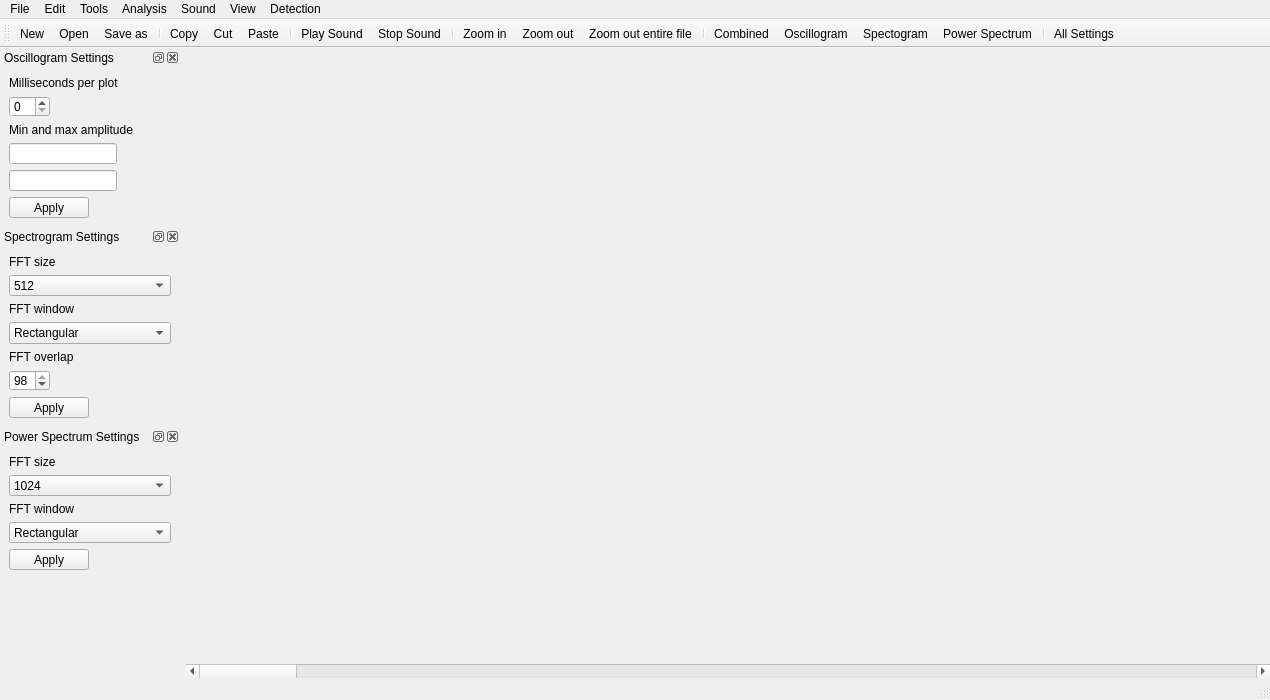
<?xml version="1.0" encoding="UTF-8"?>
<ui version="4.0">
 <class>DuettoMainWindow</class>
 <widget class="QMainWindow" name="DuettoMainWindow">
  <property name="windowModality">
   <enum>Qt::ApplicationModal</enum>
  </property>
  <property name="geometry">
   <rect>
    <x>0</x>
    <y>0</y>
    <width>1270</width>
    <height>700</height>
   </rect>
  </property>
  <property name="sizePolicy">
   <sizepolicy hsizetype="Expanding" vsizetype="Expanding">
    <horstretch>0</horstretch>
    <verstretch>0</verstretch>
   </sizepolicy>
  </property>
  <property name="maximumSize">
   <size>
    <width>1270</width>
    <height>760</height>
   </size>
  </property>
  <property name="windowTitle">
   <string>BatSound</string>
  </property>
  <widget class="QWidget" name="centralwidget">
   <layout class="QVBoxLayout" name="verticalLayout_2">
    <property name="spacing">
     <number>0</number>
    </property>
    <property name="sizeConstraint">
     <enum>QLayout::SetDefaultConstraint</enum>
    </property>
    <property name="margin">
     <number>0</number>
    </property>
    <item>
     <widget class="QSignalVisualizerWidget" name="widget" native="true">
      <property name="sizePolicy">
       <sizepolicy hsizetype="Expanding" vsizetype="Expanding">
        <horstretch>0</horstretch>
        <verstretch>0</verstretch>
       </sizepolicy>
      </property>
      <property name="contextMenuPolicy">
       <enum>Qt::ActionsContextMenu</enum>
      </property>
      <property name="autoFillBackground">
       <bool>true</bool>
      </property>
     </widget>
    </item>
    <item>
     <widget class="QScrollBar" name="horizontalScrollBar">
      <property name="orientation">
       <enum>Qt::Horizontal</enum>
      </property>
     </widget>
    </item>
   </layout>
  </widget>
  <widget class="QMenuBar" name="menubar">
   <property name="geometry">
    <rect>
     <x>0</x>
     <y>0</y>
     <width>1270</width>
     <height>22</height>
    </rect>
   </property>
   <widget class="QMenu" name="menuFile">
    <property name="title">
     <string>File</string>
    </property>
    <addaction name="actionNew"/>
    <addaction name="actionOpen"/>
    <addaction name="actionSave"/>
    <addaction name="actionExit"/>
   </widget>
   <widget class="QMenu" name="menuTools">
    <property name="title">
     <string>Tools</string>
    </property>
    <addaction name="actionZoomIn"/>
    <addaction name="actionZoom_out"/>
    <addaction name="actionZoom_out_entire_file"/>
   </widget>
   <widget class="QMenu" name="menuEdit">
    <property name="title">
     <string>Edit</string>
    </property>
    <widget class="QMenu" name="menuGenerate">
     <property name="title">
      <string>Generate</string>
     </property>
     <addaction name="actionGenerate_White_Noise"/>
    </widget>
    <addaction name="actionCopy"/>
    <addaction name="actionPaste"/>
    <addaction name="actionCut"/>
    <addaction name="separator"/>
    <addaction name="actionSelect_all"/>
    <addaction name="separator"/>
    <addaction name="action_Reverse"/>
    <addaction name="actionInsert_Silence"/>
    <addaction name="actionSilence"/>
    <addaction name="separator"/>
    <addaction name="actionFilter"/>
    <addaction name="actionSmart_Scale"/>
    <addaction name="actionNormalize"/>
    <addaction name="actionResampling"/>
    <addaction name="separator"/>
    <addaction name="menuGenerate"/>
   </widget>
   <widget class="QMenu" name="menuView">
    <property name="title">
     <string>Analysis</string>
    </property>
    <addaction name="actionOscilogram"/>
    <addaction name="actionSpectogram"/>
    <addaction name="actionCombined"/>
    <addaction name="actionPower_Spectrum"/>
    <addaction name="actionEnvelope"/>
    <addaction name="separator"/>
    <addaction name="actionOscillogram_Settings"/>
    <addaction name="actionSpectogram_Settings"/>
    <addaction name="actionPower_Spectrum_Settings"/>
    <addaction name="actionAll_Settings"/>
   </widget>
   <widget class="QMenu" name="menuSound">
    <property name="title">
     <string>Sound</string>
    </property>
    <addaction name="actionPlay_Sound"/>
    <addaction name="actionStop_Sound"/>
    <addaction name="actionPause_Sound"/>
    <addaction name="actionRecord"/>
   </widget>
   <widget class="QMenu" name="menuView_2">
    <property name="title">
     <string>View</string>
    </property>
    <addaction name="actionHighest_instant_frequency"/>
    <addaction name="actionClear_Spectogram"/>
   </widget>
   <widget class="QMenu" name="menuDetection">
    <property name="title">
     <string>Detection</string>
    </property>
    <addaction name="actionOsilogram_Detector"/>
    <addaction name="actionSpectrogram_Detector"/>
   </widget>
   <addaction name="menuFile"/>
   <addaction name="menuEdit"/>
   <addaction name="menuTools"/>
   <addaction name="menuView"/>
   <addaction name="menuSound"/>
   <addaction name="menuView_2"/>
   <addaction name="menuDetection"/>
  </widget>
  <widget class="QStatusBar" name="statusbar"/>
  <widget class="QDockWidget" name="dock_osc_settings">
   <property name="sizePolicy">
    <sizepolicy hsizetype="Expanding" vsizetype="Expanding">
     <horstretch>0</horstretch>
     <verstretch>0</verstretch>
    </sizepolicy>
   </property>
   <property name="minimumSize">
    <size>
     <width>180</width>
     <height>179</height>
    </size>
   </property>
   <property name="maximumSize">
    <size>
     <width>180</width>
     <height>179</height>
    </size>
   </property>
   <property name="floating">
    <bool>true</bool>
   </property>
   <property name="features">
    <set>QDockWidget::AllDockWidgetFeatures</set>
   </property>
   <property name="windowTitle">
    <string>Oscillogram Settings</string>
   </property>
   <attribute name="dockWidgetArea">
    <number>1</number>
   </attribute>
   <widget class="QWidget" name="osc_settings_contents">
    <layout class="QFormLayout" name="formLayout">
     <property name="fieldGrowthPolicy">
      <enum>QFormLayout::AllNonFixedFieldsGrow</enum>
     </property>
     <item row="0" column="0">
      <widget class="QLabel" name="label_2">
       <property name="text">
        <string>Milliseconds per plot</string>
       </property>
      </widget>
     </item>
     <item row="1" column="0">
      <widget class="QSpinBox" name="spinBox"/>
     </item>
     <item row="2" column="0">
      <widget class="QLabel" name="label">
       <property name="text">
        <string>Min and max amplitude</string>
       </property>
      </widget>
     </item>
     <item row="3" column="0">
      <widget class="QLineEdit" name="min_amp_tbx"/>
     </item>
     <item row="4" column="0">
      <widget class="QLineEdit" name="max_amp_tbx"/>
     </item>
     <item row="5" column="0">
      <widget class="QPushButton" name="btnosc_apply">
       <property name="text">
        <string>Apply</string>
       </property>
      </widget>
     </item>
    </layout>
   </widget>
  </widget>
  <widget class="QDockWidget" name="dock_spec_settings">
   <property name="sizePolicy">
    <sizepolicy hsizetype="Expanding" vsizetype="Expanding">
     <horstretch>0</horstretch>
     <verstretch>0</verstretch>
    </sizepolicy>
   </property>
   <property name="minimumSize">
    <size>
     <width>180</width>
     <height>200</height>
    </size>
   </property>
   <property name="maximumSize">
    <size>
     <width>180</width>
     <height>200</height>
    </size>
   </property>
   <property name="floating">
    <bool>true</bool>
   </property>
   <property name="features">
    <set>QDockWidget::AllDockWidgetFeatures</set>
   </property>
   <property name="windowTitle">
    <string>Spectrogram Settings</string>
   </property>
   <attribute name="dockWidgetArea">
    <number>1</number>
   </attribute>
   <widget class="QWidget" name="spec_settings_contents">
    <layout class="QFormLayout" name="formLayout_2">
     <property name="fieldGrowthPolicy">
      <enum>QFormLayout::AllNonFixedFieldsGrow</enum>
     </property>
     <item row="0" column="0">
      <widget class="QLabel" name="label_3">
       <property name="text">
        <string>FFT size</string>
       </property>
      </widget>
     </item>
     <item row="1" column="0" colspan="2">
      <widget class="QComboBox" name="cbx_fftsize">
       <property name="contextMenuPolicy">
        <enum>Qt::CustomContextMenu</enum>
       </property>
       <property name="currentIndex">
        <number>3</number>
       </property>
       <property name="insertPolicy">
        <enum>QComboBox::InsertAfterCurrent</enum>
       </property>
       <property name="minimumContentsLength">
        <number>5</number>
       </property>
       <property name="modelColumn">
        <number>0</number>
       </property>
       <item>
        <property name="text">
         <string>Automatic</string>
        </property>
       </item>
       <item>
        <property name="text">
         <string>2048</string>
        </property>
       </item>
       <item>
        <property name="text">
         <string>1024</string>
        </property>
       </item>
       <item>
        <property name="text">
         <string>512</string>
        </property>
       </item>
       <item>
        <property name="text">
         <string>256</string>
        </property>
       </item>
      </widget>
     </item>
     <item row="2" column="0">
      <widget class="QLabel" name="label_4">
       <property name="text">
        <string>FFT window</string>
       </property>
      </widget>
     </item>
     <item row="3" column="0" colspan="2">
      <widget class="QComboBox" name="cbx_fftwindow">
       <property name="contextMenuPolicy">
        <enum>Qt::CustomContextMenu</enum>
       </property>
       <property name="minimumContentsLength">
        <number>0</number>
       </property>
       <item>
        <property name="text">
         <string>Rectangular</string>
        </property>
       </item>
       <item>
        <property name="text">
         <string>Hanning</string>
        </property>
       </item>
       <item>
        <property name="text">
         <string>Hamming</string>
        </property>
       </item>
      </widget>
     </item>
     <item row="4" column="0">
      <widget class="QLabel" name="label_5">
       <property name="text">
        <string>FFT overlap</string>
       </property>
      </widget>
     </item>
     <item row="5" column="0">
      <widget class="QSpinBox" name="sbx_fftoverlap">
       <property name="maximum">
        <number>98</number>
       </property>
       <property name="value">
        <number>98</number>
       </property>
      </widget>
     </item>
     <item row="6" column="0">
      <widget class="QPushButton" name="btnspec_apply">
       <property name="text">
        <string>Apply</string>
       </property>
      </widget>
     </item>
    </layout>
   </widget>
  </widget>
  <widget class="QToolBar" name="toolBar">
   <property name="windowTitle">
    <string>toolBar</string>
   </property>
   <attribute name="toolBarArea">
    <enum>TopToolBarArea</enum>
   </attribute>
   <attribute name="toolBarBreak">
    <bool>false</bool>
   </attribute>
   <addaction name="actionNew"/>
   <addaction name="actionOpen"/>
   <addaction name="actionSave"/>
   <addaction name="separator"/>
   <addaction name="actionCopy"/>
   <addaction name="actionCut"/>
   <addaction name="actionPaste"/>
   <addaction name="separator"/>
   <addaction name="actionPlay_Sound"/>
   <addaction name="actionStop_Sound"/>
   <addaction name="separator"/>
   <addaction name="actionZoomIn"/>
   <addaction name="actionZoom_out"/>
   <addaction name="actionZoom_out_entire_file"/>
   <addaction name="separator"/>
   <addaction name="actionCombined"/>
   <addaction name="actionOscilogram"/>
   <addaction name="actionSpectogram"/>
   <addaction name="actionPower_Spectrum"/>
   <addaction name="separator"/>
   <addaction name="actionAll_Settings"/>
  </widget>
  <widget class="QDockWidget" name="dock_powspec_settings">
   <property name="minimumSize">
    <size>
     <width>180</width>
     <height>153</height>
    </size>
   </property>
   <property name="maximumSize">
    <size>
     <width>180</width>
     <height>153</height>
    </size>
   </property>
   <property name="floating">
    <bool>false</bool>
   </property>
   <property name="windowTitle">
    <string>Power Spectrum Settings</string>
   </property>
   <attribute name="dockWidgetArea">
    <number>1</number>
   </attribute>
   <widget class="QWidget" name="dockWidgetContents">
    <layout class="QFormLayout" name="formLayout_3">
     <item row="0" column="0">
      <widget class="QLabel" name="label_6">
       <property name="text">
        <string>FFT size</string>
       </property>
      </widget>
     </item>
     <item row="1" column="0" colspan="2">
      <widget class="QComboBox" name="cbx_fftsize_pow">
       <property name="contextMenuPolicy">
        <enum>Qt::CustomContextMenu</enum>
       </property>
       <property name="currentIndex">
        <number>4</number>
       </property>
       <property name="insertPolicy">
        <enum>QComboBox::InsertAfterCurrent</enum>
       </property>
       <property name="minimumContentsLength">
        <number>5</number>
       </property>
       <property name="modelColumn">
        <number>0</number>
       </property>
       <item>
        <property name="text">
         <string>16384</string>
        </property>
       </item>
       <item>
        <property name="text">
         <string>8192</string>
        </property>
       </item>
       <item>
        <property name="text">
         <string>4096</string>
        </property>
       </item>
       <item>
        <property name="text">
         <string>2048</string>
        </property>
       </item>
       <item>
        <property name="text">
         <string>1024</string>
        </property>
       </item>
       <item>
        <property name="text">
         <string>512</string>
        </property>
       </item>
       <item>
        <property name="text">
         <string>256</string>
        </property>
       </item>
       <item>
        <property name="text">
         <string>128</string>
        </property>
       </item>
       <item>
        <property name="text">
         <string>64</string>
        </property>
       </item>
       <item>
        <property name="text">
         <string>32</string>
        </property>
       </item>
       <item>
        <property name="text">
         <string>16</string>
        </property>
       </item>
      </widget>
     </item>
     <item row="2" column="0">
      <widget class="QLabel" name="label_7">
       <property name="text">
        <string>FFT window</string>
       </property>
      </widget>
     </item>
     <item row="3" column="0" colspan="2">
      <widget class="QComboBox" name="cbx_fftwindow_pow">
       <property name="contextMenuPolicy">
        <enum>Qt::CustomContextMenu</enum>
       </property>
       <property name="minimumContentsLength">
        <number>0</number>
       </property>
       <item>
        <property name="text">
         <string>Rectangular</string>
        </property>
       </item>
       <item>
        <property name="text">
         <string>Hanning</string>
        </property>
       </item>
       <item>
        <property name="text">
         <string>Hamming</string>
        </property>
       </item>
      </widget>
     </item>
     <item row="4" column="0">
      <widget class="QPushButton" name="btnpow_apply">
       <property name="text">
        <string>Apply</string>
       </property>
      </widget>
     </item>
    </layout>
   </widget>
  </widget>
  <action name="actionOpen">
   <property name="icon">
    <iconset resource="resources/icons.qrc">
     <normaloff>:/myappicons/81.ico</normaloff>:/myappicons/81.ico</iconset>
   </property>
   <property name="text">
    <string>Open</string>
   </property>
  </action>
  <action name="actionExit">
   <property name="text">
    <string>Exit</string>
   </property>
  </action>
  <action name="actionZoomIn">
   <property name="icon">
    <iconset resource="resources/icons.qrc">
     <normaloff>:/myappicons/zoomin_26x26.png</normaloff>:/myappicons/zoomin_26x26.png</iconset>
   </property>
   <property name="text">
    <string>Zoom in</string>
   </property>
  </action>
  <action name="actionZoom_out">
   <property name="icon">
    <iconset resource="resources/icons.qrc">
     <normaloff>:/myappicons/zoomout_26x26.png</normaloff>:/myappicons/zoomout_26x26.png</iconset>
   </property>
   <property name="text">
    <string>Zoom out</string>
   </property>
  </action>
  <action name="actionSelect_all">
   <property name="text">
    <string>Select all</string>
   </property>
  </action>
  <action name="actionSpectogram">
   <property name="icon">
    <iconset resource="resources/icons.qrc">
     <normaloff>:/myappicons/spec.ico</normaloff>:/myappicons/spec.ico</iconset>
   </property>
   <property name="text">
    <string>Spectogram</string>
   </property>
  </action>
  <action name="actionOscilogram">
   <property name="enabled">
    <bool>true</bool>
   </property>
   <property name="icon">
    <iconset resource="resources/icons.qrc">
     <normaloff>:/myappicons/osc.ico</normaloff>:/myappicons/osc.ico</iconset>
   </property>
   <property name="text">
    <string>Oscillogram</string>
   </property>
   <property name="visible">
    <bool>true</bool>
   </property>
  </action>
  <action name="actionCombined">
   <property name="icon">
    <iconset resource="resources/icons.qrc">
     <normaloff>:/myappicons/combined.ico</normaloff>:/myappicons/combined.ico</iconset>
   </property>
   <property name="text">
    <string>Combined</string>
   </property>
  </action>
  <action name="actionNew">
   <property name="icon">
    <iconset resource="resources/icons.qrc">
     <normaloff>:/myappicons/Leopard Icon 60.ico</normaloff>:/myappicons/Leopard Icon 60.ico</iconset>
   </property>
   <property name="text">
    <string>New</string>
   </property>
  </action>
  <action name="actionPower_Spectrum">
   <property name="icon">
    <iconset resource="resources/icons.qrc">
     <normaloff>:/myappicons/powerspec.ico</normaloff>:/myappicons/powerspec.ico</iconset>
   </property>
   <property name="text">
    <string>Power Spectrum</string>
   </property>
  </action>
  <action name="actionOscillogram_Settings">
   <property name="text">
    <string>Oscillogram Settings</string>
   </property>
  </action>
  <action name="actionSpectogram_Settings">
   <property name="text">
    <string>Spectrogram Settings</string>
   </property>
  </action>
  <action name="actionPower_Spectrum_Settings">
   <property name="text">
    <string>Power Spectrum Settings</string>
   </property>
  </action>
  <action name="actionPlay_Sound">
   <property name="icon">
    <iconset resource="resources/icons.qrc">
     <normaloff>:/myappicons/02049_26x26.png</normaloff>:/myappicons/02049_26x26.png</iconset>
   </property>
   <property name="text">
    <string>Play Sound</string>
   </property>
  </action>
  <action name="actionStop_Sound">
   <property name="icon">
    <iconset resource="resources/icons.qrc">
     <normaloff>:/myappicons/02051_26x26.png</normaloff>:/myappicons/02051_26x26.png</iconset>
   </property>
   <property name="text">
    <string>Stop Sound</string>
   </property>
  </action>
  <action name="actionPause_Sound">
   <property name="text">
    <string>Pause Sound</string>
   </property>
  </action>
  <action name="actionZoom_out_entire_file">
   <property name="icon">
    <iconset resource="resources/icons.qrc">
     <normaloff>:/myappicons/zoom_26x26.png</normaloff>:/myappicons/zoom_26x26.png</iconset>
   </property>
   <property name="text">
    <string>Zoom out entire file</string>
   </property>
  </action>
  <action name="actionSave">
   <property name="icon">
    <iconset resource="resources/icons.qrc">
     <normaloff>:/myappicons/225.ico</normaloff>:/myappicons/225.ico</iconset>
   </property>
   <property name="text">
    <string>Save as</string>
   </property>
  </action>
  <action name="actionCopy">
   <property name="icon">
    <iconset resource="resources/icons.qrc">
     <normaloff>:/myappicons/copy_26x26.png</normaloff>:/myappicons/copy_26x26.png</iconset>
   </property>
   <property name="text">
    <string>Copy</string>
   </property>
  </action>
  <action name="actionPaste">
   <property name="icon">
    <iconset resource="resources/icons.qrc">
     <normaloff>:/myappicons/paste_26x26.png</normaloff>:/myappicons/paste_26x26.png</iconset>
   </property>
   <property name="text">
    <string>Paste</string>
   </property>
  </action>
  <action name="actionCut">
   <property name="icon">
    <iconset resource="resources/icons.qrc">
     <normaloff>:/myappicons/cut_26x26.png</normaloff>:/myappicons/cut_26x26.png</iconset>
   </property>
   <property name="text">
    <string>Cut</string>
   </property>
  </action>
  <action name="actionHighest_frecuency">
   <property name="checkable">
    <bool>false</bool>
   </property>
   <property name="enabled">
    <bool>true</bool>
   </property>
   <property name="text">
    <string>Highest frequency</string>
   </property>
  </action>
  <action name="actionHighest_instant_frequency">
   <property name="checkable">
    <bool>false</bool>
   </property>
   <property name="text">
    <string>Highest instant frequency </string>
   </property>
  </action>
  <action name="actionClear_Spectogram">
   <property name="text">
    <string>Clear Spectrogram</string>
   </property>
  </action>
  <action name="actionAll_Settings">
   <property name="icon">
    <iconset resource="resources/icons.qrc">
     <normaloff>:/myappicons/LeopardVista V4 Icon 09.ico</normaloff>:/myappicons/LeopardVista V4 Icon 09.ico</iconset>
   </property>
   <property name="text">
    <string>All Settings</string>
   </property>
  </action>
  <action name="actionRecord">
   <property name="text">
    <string>Record</string>
   </property>
  </action>
  <action name="action_Reverse">
   <property name="text">
    <string>Reverse</string>
   </property>
  </action>
  <action name="actionInsert_Silence">
   <property name="text">
    <string>Insert Silence</string>
   </property>
  </action>
  <action name="actionSilence">
   <property name="text">
    <string>Silence</string>
   </property>
  </action>
  <action name="actionFilter">
   <property name="text">
    <string>Filter</string>
   </property>
  </action>
  <action name="actionSmart_Scale">
   <property name="text">
    <string>Smart Scale</string>
   </property>
  </action>
  <action name="actionNormalize">
   <property name="text">
    <string>Normalize</string>
   </property>
  </action>
  <action name="actionResampling">
   <property name="text">
    <string>Resampling</string>
   </property>
  </action>
  <action name="actionGenerate_White_Noise">
   <property name="text">
    <string>White Noise</string>
   </property>
  </action>
  <action name="actionOsilogram_Detector">
   <property name="text">
    <string>Osilogram Detector</string>
   </property>
  </action>
  <action name="actionSpectrogram_Detector">
   <property name="text">
    <string>Spectrogram Detector</string>
   </property>
  </action>
  <action name="actionEnvelope">
   <property name="text">
    <string>Envelope</string>
   </property>
  </action>
  <zorder>dock_osc_settings</zorder>
  <zorder>dock_spec_settings</zorder>
  <zorder>dock_powspec_settings</zorder>
 </widget>
 <customwidgets>
  <customwidget>
   <class>QSignalVisualizerWidget</class>
   <extends>QWidget</extends>
   <header>QSignalVisualizerWidget.h</header>
   <container>1</container>
  </customwidget>
 </customwidgets>
 <resources>
  <include location="resources/icons.qrc"/>
 </resources>
 <connections/>
</ui>
